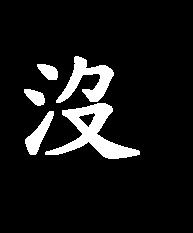
%> input picture Pic/binary_img/binary (3).gif, 193 x 233 px
$ octave Proj5_2.m   (GNU Octave 9; MATLAB toolbox functions it lacks are replaced by stand-ins)
%> lines starting %> are read from the running program, lines starting %| are printed output that depends on the picture; in (x1, y1, x2, y2) boxes, pixels count from 0 and x2, y2 are one past the last pixel; in counts of white or black regions, pixels touching at a corner belong together; the program's own positions count from 1
im = (imread('/Pic/binary_img/binary (3).gif'));
%> im is the input picture: size 233x193 uint8; 8.9% white; 5 white regions, box (x1, y1, x2, y2) and area: (45, 103, 140, 159) 1900, (56, 56, 114, 103) 1138, (25, 111, 54, 155) 505, (37, 64, 58, 80) 231, (24, 89, 45, 106) 228
[M, N] = size(im);
%> M = 233; N = 193
subplot(1, 3, 1);
imshow(im);
A = ([im([1:M], [1:N]) | im([1, 1:M - 1], :) | im([2:M, M], :) | im(:, [1, 1:N - 1]) | im(:, [2:N, N])]);
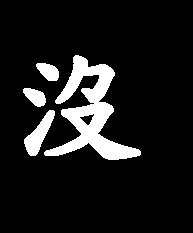
%> A: size 233x193 logical; 10.6% white; 4 white regions, box (x1, y1, x2, y2) and area: (44, 55, 141, 160) 3580, (24, 110, 55, 156) 605, (36, 63, 59, 81) 287, (23, 88, 46, 107) 284
A = ([A([1:M], [1:N]) | A([1, 1:M - 1], :) | A([2:M, M], :) | A(:, [1, 1:N - 1]) | A(:, [2:N, N])]);
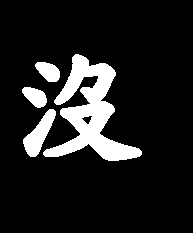
%> A: size 233x193 logical; 12.3% white; 4 white regions, box (x1, y1, x2, y2) and area: (43, 54, 142, 161) 4109, (23, 109, 56, 157) 709, (35, 62, 60, 82) 347, (22, 87, 47, 108) 344
A = ([A([1:M], [1:N]) | A([1, 1:M - 1], :) | A([2:M, M], :) | A(:, [1, 1:N - 1]) | A(:, [2:N, N])]);
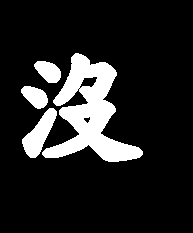
%> A: size 233x193 logical; 13.9% white; 4 white regions, box (x1, y1, x2, y2) and area: (42, 53, 143, 162) 4624, (22, 108, 57, 158) 817, (34, 61, 61, 83) 411, (21, 86, 48, 109) 408

subplot(1, 3, 2);
imshow(A);
A = ([A([1:M], [1:N]) & A([1, 1:M - 1], :) & A([2:M, M], :) & A(:, [1, 1:N - 1]) & A(:, [2:N, N])]);
A = ([A([1:M], [1:N]) & A([1, 1:M - 1], :) & A([2:M, M], :) & A(:, [1, 1:N - 1]) & A(:, [2:N, N])]);
A = ([A([1:M], [1:N]) & A([1, 1:M - 1], :) & A([2:M, M], :) & A(:, [1, 1:N - 1]) & A(:, [2:N, N])]);
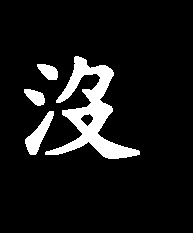
%> A: size 233x193 logical; 9.1% white; 4 white regions, box (x1, y1, x2, y2) and area: (45, 56, 140, 159) 3112, (25, 111, 54, 155) 505, (37, 64, 58, 80) 231, (24, 89, 45, 106) 228
subplot(1, 3, 3);
imshow(A);
